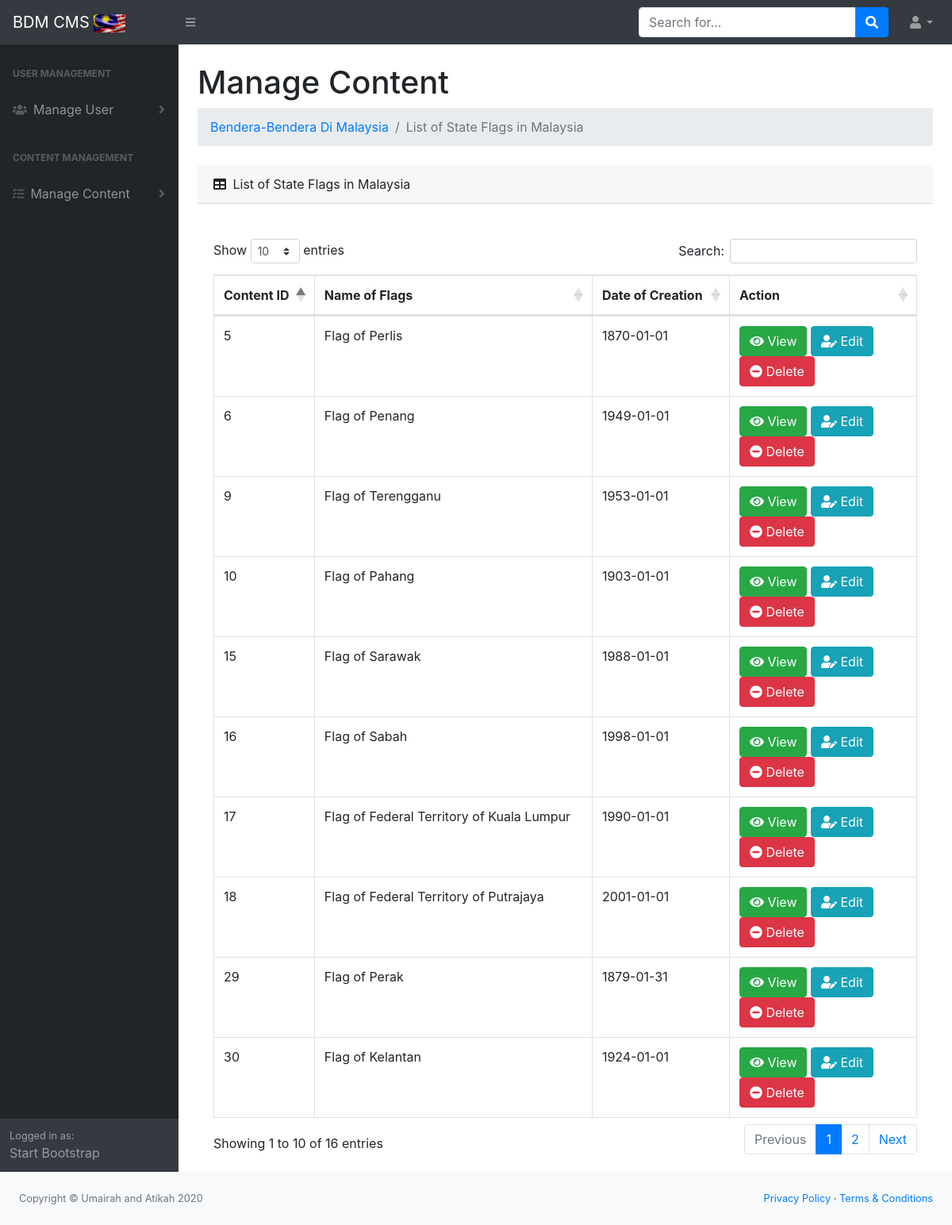
Screenshot of /displaycontent.php with the database file from the repository.
### tables this page shows
CREATE TABLE `content` (
  `contentid` int(10) NOT NULL,
  `userid` int(6) NOT NULL,
  `NameofFlags` varchar(250) NOT NULL,
  `Design` varchar(250) NOT NULL,
  `DateofCreation` date NOT NULL,
  `Description` mediumtext DEFAULT NULL,
  `FlagVideos` varchar(250) DEFAULT NULL,
  `Type` varchar(50) NOT NULL
);

### displaycontent.php (the view, shortened to what this page needs)
<?php
include 'header.php';
$sql = "SELECT contentid, NameofFlags, DateofCreation FROM content";
$result = $conn ->query($sql);
?>
            <div id="layoutSidenav_content">
                <main>
                    <div class="container-fluid">
                        <h1 class="mt-4">Manage Content</h1>
                        <ol class="breadcrumb mb-4">
                            <li class="breadcrumb-item"><a href="index.php">Bendera-Bendera Di Malaysia</a></li>
                            <li class="breadcrumb-item active">List of State Flags in Malaysia</li>
                        </ol>
							<div class="card-header">
								<i class="fas fa-table mr-1"></i>
								List of State Flags in Malaysia
							</div>
							<div class="card-body">
                                <div  class="table-responsive">
                                    <table class="table table-bordered" id="dataTable" width="100%" cellspacing="0" >
                                        <thead>
                                            <tr>
                                                <th>Content ID</th>
                                                <th>Name of Flags</th>
                                                <th>Date of Creation</th>
												<th>Action</th>
                                            </tr>
                                        </thead>
										<?php
										if ($result->num_rows > 0) {
										  while($row = $result->fetch_assoc()) {
											  $contentid = $row['contentid'];
											  $NameofFlags = $row['NameofFlags'];
											  $DateofCreation = $row['DateofCreation'];
											echo "<tr>
                                                <td>$contentid</td>
                                                <td>$NameofFlags</td>
                                                <td>$DateofCreation</td>
												<div class='btn-group'>
												<td><a class='btn btn-success'
												href='viewcontent.php?contentid=$contentid'><i class='fas fa-eye'></i> View</a>
												<a class='btn btn-info' href='edit.php?contentid=$contentid'><i class='fas fa-user-edit'></i> Edit</a>
												<a class='btn btn-danger' href='delete.php?contentid=$contentid'><i class='fas fa-minus-circle'></i> Delete</a>
                                                </div>
												</td>
											</tr>";
										  }
										} else {
										  echo "0 results";
										}
										?>
                                    </table>
                                </div>
                            </div>
                        </div>
                    </div>
                    </div>
                <footer class="py-4 bg-light mt-auto">
                    <div class="container-fluid">
                        <div class="d-flex align-items-center justify-content-between small">
                            <div class="text-muted">Copyright &copy; Umairah and Atikah 2020</div>
                            <div>
                                <a href="#">Privacy Policy</a>
                                &middot;
                                <a href="#">Terms &amp; Conditions</a>
                            </div>
                        </div>
                    </div>
                </footer>
<?php
include 'footer.php';
?>

### header.php (shortened to what this page needs)
<!DOCTYPE html>
<html lang="en">
    <head>
        <link href="css/styles.css" rel="stylesheet" />
		<link href="https://cdn.datatables.net/1.10.20/css/dataTables.bootstrap4.min.css" rel="stylesheet" />
    </head>
    <body>
        <nav class="sb-topnav navbar navbar-expand navbar-dark bg-dark">
            <a class="navbar-brand" href="index.php">BDM CMS  <img src="images/Malaysia.jpeg" style="width: 40px;" class="fr-fic fr-dib" data-type="RESPONSE" data-statuscode="SUCCESS"></a>
            <button class="btn btn-link btn-sm order-1 order-lg-0" id="sidebarToggle" href="#"><i class="fas fa-bars"></i></button>
            <form class="d-none d-md-inline-block form-inline ml-auto mr-0 mr-md-3 my-2 my-md-0">
                <div class="input-group">
                    <input class="form-control" type="text" placeholder="Search for..." aria-label="Search" aria-describedby="basic-addon2" />
                    <div class="input-group-append">
                        <button class="btn btn-primary" type="button"><i class="fas fa-search"></i></button>
                    </div>
                </div>
            </form>
            <ul class="navbar-nav ml-auto ml-md-0">
                <li class="nav-item dropdown">
                    <a class="nav-link dropdown-toggle" id="userDropdown" href="#" role="button" data-toggle="dropdown" aria-haspopup="true" aria-expanded="false"><i class="fas fa-user fa-fw"></i></a>
                </li>
            </ul>
        </nav>
        <div id="layoutSidenav">
            <div id="layoutSidenav_nav">
                <nav class="sb-sidenav accordion sb-sidenav-dark" id="sidenavAccordion">
                    <div class="sb-sidenav-menu">
                        <div class="nav">
                            <div class="sb-sidenav-menu-heading">User Management</div>
							<a class="nav-link collapsed" href="#" data-toggle="collapse" data-target="#collapseLayouts" aria-expanded="false" aria-controls="collapseLayouts">
                                <div class="sb-nav-link-icon"><i class="fas fa-users"></i></div>
                                Manage User
								<div class="sb-sidenav-collapse-arrow"><i class="fas fa-angle-down"></i></div>
                            </a>
                            <div class="sb-sidenav-menu-heading">Content Management</div>
							<a class="nav-link collapsed" href="#" data-toggle="collapse" data-target="#collapseLayouts" aria-expanded="false" aria-controls="collapseLayouts">
                                <div class="sb-nav-link-icon"><i class="fas fa-tasks"></i></div>
                                Manage Content
								<div class="sb-sidenav-collapse-arrow"><i class="fas fa-angle-down"></i></div>
                            </a>
                        </div>
                    </div>
                    <div class="sb-sidenav-footer">
                        <div class="small">Logged in as:</div>
                        Start Bootstrap
                    </div>
                </nav>
            </div>

### footer.php (shortened to what this page needs)
    </body>
</html>

### rows the page displays
content: contentid "5", NameofFlags "Flag of Perlis", DateofCreation "1870-01-01"
content: contentid "6", NameofFlags "Flag of Penang", DateofCreation "1949-01-01"
content: contentid "9", NameofFlags "Flag of Terengganu", DateofCreation "1953-01-01"
content: contentid "10", NameofFlags "Flag of Pahang", DateofCreation "1903-01-01"
content: contentid "15", NameofFlags "Flag of Sarawak", DateofCreation "1988-01-01"
content: contentid "16", NameofFlags "Flag of Sabah", DateofCreation "1998-01-01"
content: contentid "17", NameofFlags "Flag of Federal Territory of Kuala Lumpur", DateofCreation "1990-01-01"
content: contentid "18", NameofFlags "Flag of Federal Territory of Putrajaya", DateofCreation "2001-01-01"
content: contentid "29", NameofFlags "Flag of Perak", DateofCreation "1879-01-31"
content: contentid "30", NameofFlags "Flag of Kelantan", DateofCreation "1924-01-01"
